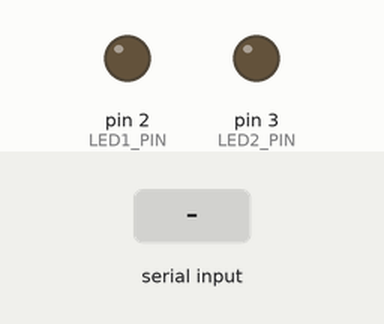
Simulated run of this sketch. Board: Arduino Uno, built with avr-gcc and run on an emulated ATmega328P. Shown: output pins drawn as LEDs (lit = HIGH). Dashed ring = blinking. The test bench sets the inputs (shaded band). What the sketch prints to the serial monitor is not drawn.

Above: at 1.2 s.
1.3 s: "90,45\n" received over Serial
2.8 s: "1\n" received over Serial
4.3 s: "30,150\n" received over Serial
At 5.13 s:
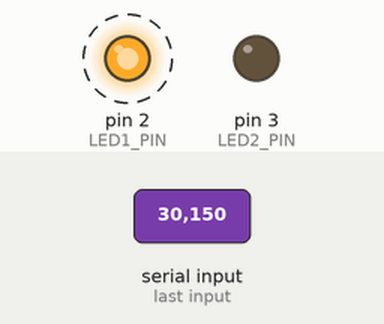
Timing chart, 0 to 13.3 s (numbered marks = the images above; inputs shaded):
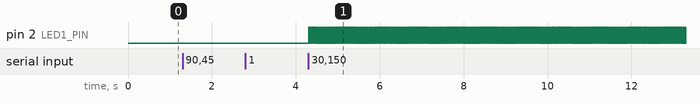

The sketch:

projectCE.ino
```cpp
/*
 * PROJECT-CE : Independent asynchronous control of two LEDs using a
 *              polled, round-robin cyclic executive task manager
 * CMPE 311 - UMBC
 *
 * Functionally identical to PROJECT-ASYNC (same customer and high-level
 * requirements). Per ECO 0.1 the application is restructured so that every
 * task is dispatched by a cyclic executive from a function pointer table.
 *
 *   - Two LEDs on digital pins 2 and 3 (EC.3) blink independently.
 *   - The User sets each LED's blink interval (full period, msec) over the
 *     Arduino IDE serial-monitor (HL.3, HL.5); on-time = off-time = interval/2.
 *   - Serial I/O is a non-blocking task, so it never disturbs blinking (HL.4).
 *   - No RTOS or 3rd-party multitasking library is used (EC.5).
 *
 * Adding a future task = write a void(void) run-to-completion function and
 * add one row to taskTable[]. The dispatcher itself never changes.
 */

// ---------------------------------------------------------------------------
// Build options
// ---------------------------------------------------------------------------
// Set to 1 only for test T.13 (timing instrumentation). Leave 0 for delivery.
#define CE_INSTRUMENT 0

// ---------------------------------------------------------------------------
// Hardware
// ---------------------------------------------------------------------------
const uint8_t LED1_PIN = 2;          // EC.3: LED1 on digital pin 2
const uint8_t LED2_PIN = 3;          // EC.3: LED2 on digital pin 3

// ---------------------------------------------------------------------------
// Cyclic executive: task control block and function pointer table
// ---------------------------------------------------------------------------
typedef void (*TaskFunction)(void);  // every task: no args, runs to completion

typedef struct {
  TaskFunction  run;                 // pointer to the task function
  unsigned long period;              // msec between dispatches; 0 = every cycle
  unsigned long lastRun;             // millis() timestamp of last dispatch
  bool          enabled;             // false = skipped by the dispatcher
} Task;

// Task IDs double as indices into taskTable[] (round-robin order).
enum TaskId { TASK_LED1 = 0, TASK_LED2, TASK_SERIAL, NUM_TASKS };

// Task function prototypes
void taskLed1(void);
void taskLed2(void);
void taskSerial(void);

// The task table. LED tasks start disabled (LEDs off) until The User sets
// an interval; the serial task is always enabled and polled every cycle.
Task taskTable[NUM_TASKS] = {
  /* run          period  lastRun  enabled */
  { taskLed1,     0,      0,       false },   // TASK_LED1
  { taskLed2,     0,      0,       false },   // TASK_LED2
  { taskSerial,   0,      0,       true  },   // TASK_SERIAL
};

#if CE_INSTRUMENT
unsigned long ceCycles      = 0;     // completed dispatcher cycles
unsigned long ceMaxCycleUs  = 0;     // worst-case cycle time, microseconds
unsigned long ceMaxTaskUs[NUM_TASKS] = {0};
unsigned long ceLastReport  = 0;
#endif

// Polled, round-robin dispatcher. Visits every table entry once per cycle in
// fixed index order and calls the task through its function pointer when the
// task is enabled and its period has elapsed.
void dispatchTasks(void) {
#if CE_INSTRUMENT
  unsigned long cycleStart = micros();
#endif
  for (uint8_t i = 0; i < NUM_TASKS; i++) {
    Task *t = &taskTable[i];
    if (!t->enabled) continue;
    unsigned long now = millis();
    if (now - t->lastRun >= t->period) {   // unsigned math: rollover safe
      if (t->period != 0 && now - t->lastRun < 2UL * t->period)
        t->lastRun += t->period;           // fixed-rate: no cumulative drift
      else
        t->lastRun = now;                  // period 0, or overrun: resync, no burst
#if CE_INSTRUMENT
      unsigned long ts = micros();
#endif
      t->run();                            // dispatch via function pointer
#if CE_INSTRUMENT
      unsigned long dt = micros() - ts;
      if (dt > ceMaxTaskUs[i]) ceMaxTaskUs[i] = dt;
#endif
    }
  }
#if CE_INSTRUMENT
  unsigned long cycleUs = micros() - cycleStart;
  if (cycleUs > ceMaxCycleUs) ceMaxCycleUs = cycleUs;
  ceCycles++;
  if (millis() - ceLastReport >= 5000UL) {
    ceLastReport = millis();
    Serial.print(F("\n[CE] cycles=")); Serial.print(ceCycles);
    Serial.print(F(" maxCycle_us=")); Serial.print(ceMaxCycleUs);
    for (uint8_t i = 0; i < NUM_TASKS; i++) {
      Serial.print(F(" t")); Serial.print(i);
      Serial.print(F("_us=")); Serial.print(ceMaxTaskUs[i]);
    }
    Serial.println();
  }
#endif
}

// ---------------------------------------------------------------------------
// LED tasks
// ---------------------------------------------------------------------------
bool led1On = false;
bool led2On = false;

// Each LED task is dispatched once per half-period and simply toggles its
// LED, so the dispatcher's timing defines the blink rate (HL.6).
void taskLed1(void) {
  led1On = !led1On;
  digitalWrite(LED1_PIN, led1On ? HIGH : LOW);
}

void taskLed2(void) {
  led2On = !led2On;
  digitalWrite(LED2_PIN, led2On ? HIGH : LOW);
}

// Called by the serial task to (re)configure one LED task. Only that LED's
// table entry is touched, so the other LED is unaffected (Table 5).
void setLedInterval(uint8_t ledNumber, unsigned long halfPeriod) {
  uint8_t id  = (ledNumber == 1) ? TASK_LED1 : TASK_LED2;
  uint8_t pin = (ledNumber == 1) ? LED1_PIN  : LED2_PIN;
  if (ledNumber == 1) led1On = true; else led2On = true;
  digitalWrite(pin, HIGH);                    // begin on-phase immediately
  taskTable[id].period  = halfPeriod;
  taskTable[id].lastRun = millis();
  taskTable[id].enabled = true;
}

// ---------------------------------------------------------------------------
// Serial task: non-blocking prompt/read state machine
// ---------------------------------------------------------------------------
enum InputState { ASK_LED, ASK_INTERVAL };
InputState inputState  = ASK_LED;
uint8_t    selectedLed = 0;          // 1 or 2, chosen in ASK_LED
char       lineBuf[16];
uint8_t    lineLen  = 0;
bool       prompted = false;         // has the current prompt been printed?

// Read available serial chars into lineBuf without blocking.
// Returns true once a full line (terminated by \n or \r) is ready.
bool readLineNonBlocking(void) {
  while (Serial.available() > 0) {
    char c = Serial.read();
    if (c == '\n' || c == '\r') {
      if (lineLen == 0) continue;             // ignore stray CR/LF
      lineBuf[lineLen] = '\0';
      lineLen = 0;
      return true;
    }
    if (lineLen < sizeof(lineBuf) - 1) lineBuf[lineLen++] = c;
  }
  return false;                               // nothing complete yet
}

void taskSerial(void) {
  if (!prompted) {                            // print each prompt exactly once
    if (inputState == ASK_LED) Serial.print(F("What LED? (1 or 2) "));
    else                       Serial.print(F("What interval (in msec)? "));
    prompted = true;
  }

  if (!readLineNonBlocking()) return;         // no full line yet: yield

  long value = atol(lineBuf);
  Serial.println(value);                      // echo the accepted number

  if (inputState == ASK_LED) {
    if (value == 1 || value == 2) { selectedLed = (uint8_t)value; inputState = ASK_INTERVAL; }
    else                          { Serial.println(F("  Please enter 1 or 2.")); }
  } else {                                    // ASK_INTERVAL
    if (value > 1) {
      unsigned long half = (unsigned long)value / 2UL;   // Table 5: 600 -> 300/300
      setLedInterval(selectedLed, half);
      Serial.print(F("  LED")); Serial.print(selectedLed);
      Serial.print(F(" -> ")); Serial.print(half);
      Serial.print(F(" ms on / ")); Serial.print(half);
      Serial.println(F(" ms off."));
    } else {
      Serial.println(F("  Interval must be 2 msec or more."));
    }
    inputState = ASK_LED;
  }
  prompted = false;                           // trigger the next prompt
}

// ---------------------------------------------------------------------------
// Arduino entry points
// ---------------------------------------------------------------------------
void setup() {
  pinMode(LED1_PIN, OUTPUT);
  pinMode(LED2_PIN, OUTPUT);
  digitalWrite(LED1_PIN, LOW);
  digitalWrite(LED2_PIN, LOW);
  Serial.begin(9600);
}

void loop() {
  dispatchTasks();        // the cyclic executive: loop() calls nothing else
}
```

Measured:
- after the input at 1.3 s, every drawn part: stays the same
- after the input at 2.8 s, every drawn part: stays the same
- after the input at 4.3 s, pin 2 (LED1_PIN): alternates HIGH for 0.02 s and LOW for 0.02 s, starting at once
